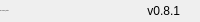
              <widget class="QFrame" name="bottomBar">
               <property name="minimumSize">
                <size>
                 <width>0</width>
                 <height>22</height>
                </size>
               </property>
               <property name="maximumSize">
                <size>
                 <width>16777215</width>
                 <height>22</height>
                </size>
               </property>
               <property name="frameShape">
                <enum>QFrame::NoFrame</enum>
               </property>
               <property name="frameShadow">
                <enum>QFrame::Raised</enum>
               </property>
               <layout class="QHBoxLayout" name="horizontalLayout_5">
                <property name="spacing">
                 <number>0</number>
                </property>
                <property name="leftMargin">
                 <number>0</number>
                </property>
                <property name="topMargin">
                 <number>0</number>
                </property>
                <property name="rightMargin">
                 <number>0</number>
                </property>
                <property name="bottomMargin">
                 <number>0</number>
                </property>
                <item>
                 <widget class="QLabel" name="creditsLabel">
                  <property name="maximumSize">
                   <size>
                    <width>16777215</width>
                    <height>16</height>
                   </size>
                  </property>
                  <property name="font">
                   <font>
                    <family>Segoe UI</family>
                    <pointsize>-1</pointsize>
                    <italic>false</italic>
                    <bold>false</bold>
                   </font>
                  </property>
                  <property name="text">
                   <string>By: XuanYu_Master</string>
                  </property>
                  <property name="alignment">
                   <set>Qt::AlignLeading|Qt::AlignLeft|Qt::AlignVCenter</set>
                  </property>
                 </widget>
                </item>
                <item>
                 <widget class="QLabel" name="version">
                  <property name="text">
                   <string>v0.8.1</string>
                  </property>
                  <property name="alignment">
                   <set>Qt::AlignRight|Qt::AlignTrailing|Qt::AlignVCenter</set>
                  </property>
                 </widget>
                </item>
                <item>
                 <widget class="QFrame" name="frame_size_grip">
                  <property name="minimumSize">
                   <size>
                    <width>20</width>
                    <height>0</height>
                   </size>
                  </property>
                  <property name="maximumSize">
                   <size>
                    <width>20</width>
                    <height>16777215</height>
                   </size>
                  </property>
                  <property name="frameShape">
                   <enum>QFrame::NoFrame</enum>
                  </property>
                  <property name="frameShadow">
                   <enum>QFrame::Raised</enum>
                  </property>
                 </widget>
                </item>
               </layout>
              </widget>
